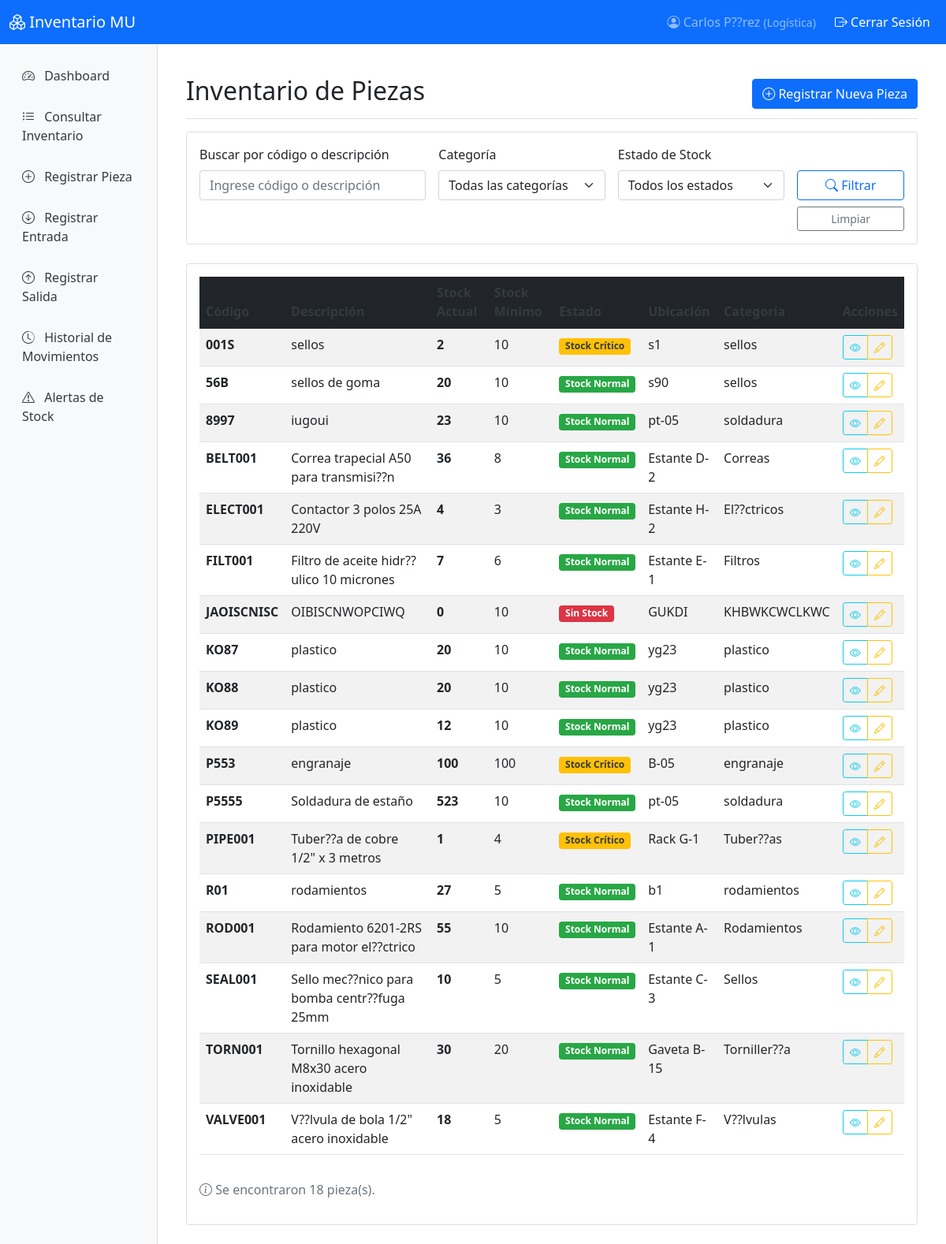
Page /inventario/ (signed in) on the earlier database version.
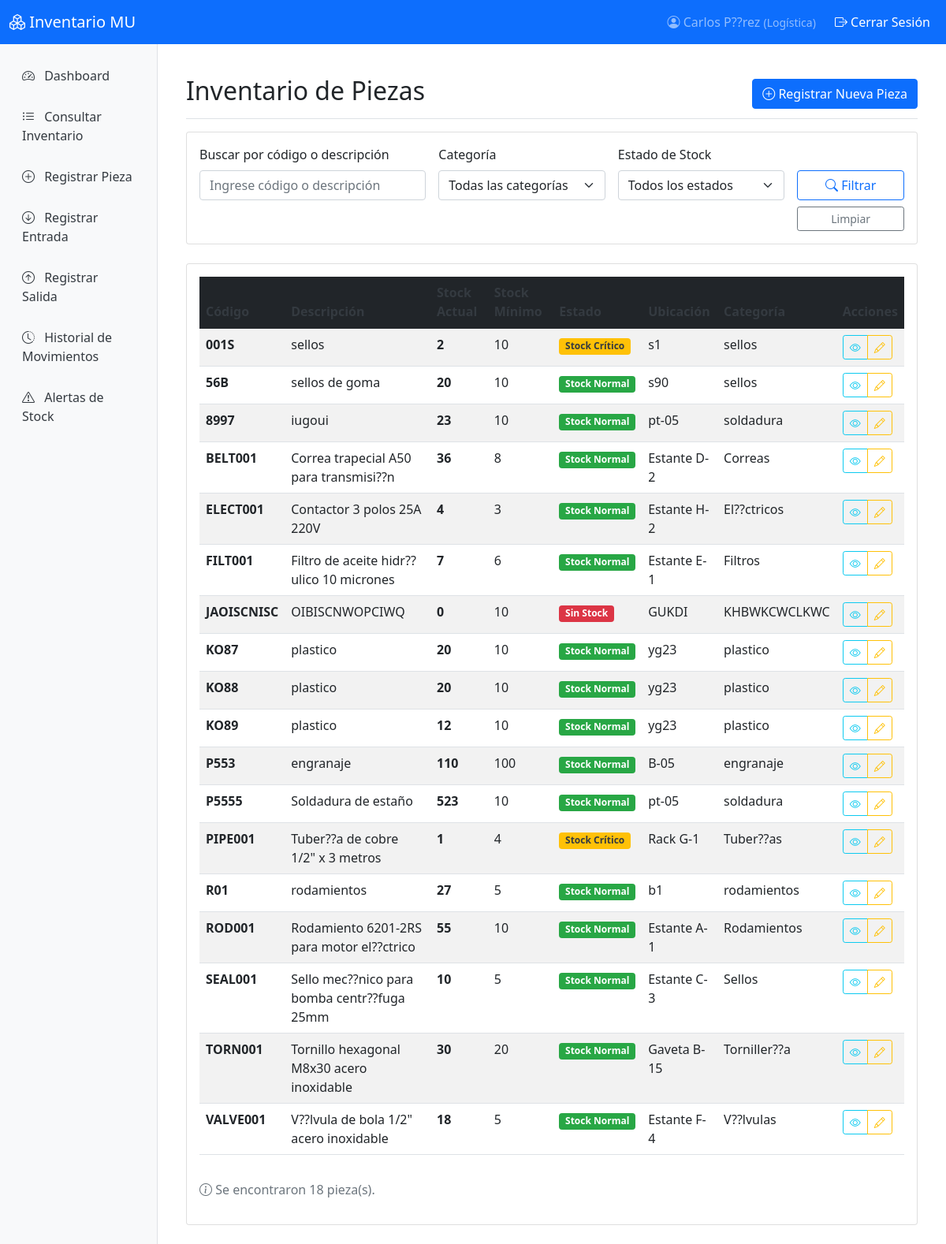
Same page on the later database version.
### inventario/models.py (models this page shows, shortened)
class Pieza(models.Model):
    codigo = models.CharField(
        max_length=50,
        unique=True,
        verbose_name='Código de pieza'
    )
    descripcion = models.TextField(verbose_name='Descripción')
    stock_actual = models.PositiveIntegerField(
        default=0,
        verbose_name='Stock actual'
    )
    stock_minimo = models.PositiveIntegerField(
        default=10,
        verbose_name='Stock mínimo'
    )
    ubicacion = models.CharField(
        max_length=100,
        verbose_name='Ubicación en bodega'
    )
    categoria = models.CharField(
        max_length=50,
        blank=True,
        verbose_name='Categoría'
    )
    fecha_creacion = models.DateTimeField(
        auto_now_add=True,
        verbose_name='Fecha de creación'
    )
    fecha_actualizacion = models.DateTimeField(
        auto_now=True,
        verbose_name='Última actualización'
    )
    ultima_modificacion_por = models.ForeignKey(
        User,
        null=True,
        blank=True,
        on_delete=models.SET_NULL,
        verbose_name='Última modificación por'
    )
    fecha_ultima_modificacion = models.DateTimeField(
        null=True,
        blank=True,
        verbose_name='Fecha de última modificación'
    )
    class Meta:
        verbose_name = 'Pieza'
        verbose_name_plural = 'Piezas'
        ordering = ['codigo']
    @property
    def stock_critico(self):
        return self.stock_actual <= self.stock_minimo

### inventario/views.py (the view)
# urls.py: path('', views.lista_piezas, name='lista_piezas'),
@login_required
def lista_piezas(request):
    piezas = Pieza.objects.all()
    busqueda = request.GET.get('busqueda', '')
    categoria = request.GET.get('categoria', '')
    estado_stock = request.GET.get('estado_stock', '')
    if busqueda:
        piezas = piezas.filter(
            Q(codigo__icontains=busqueda) |
            Q(descripcion__icontains=busqueda)
        )
    if categoria:
        piezas = piezas.filter(categoria__icontains=categoria)
    if estado_stock == 'critico':
        piezas = piezas.filter(stock_actual__lte=F('stock_minimo'))
    elif estado_stock == 'sin_stock':
        piezas = piezas.filter(stock_actual=0)
    elif estado_stock == 'normal':
        piezas = piezas.filter(stock_actual__gt=F('stock_minimo'))
    categorias = Pieza.objects.values_list('categoria', flat=True).distinct()
    piezas = piezas.order_by('codigo')
    context = {
        'piezas': piezas,
        'categorias': categorias,
        'busqueda': busqueda,
        'categoria_filtro': categoria,
        'estado_stock_filtro': estado_stock,
    }
    return render(request, 'inventario/lista.html', context)

### templates/inventario/lista.html (shortened to what the changed rows need)
{% extends 'base.html' %}
{% load crispy_forms_tags %}
{% block content %}
<div class="d-flex justify-content-between flex-wrap flex-md-nowrap align-items-center pt-3 pb-2 mb-3 border-bottom">
    <h1 class="h2">Inventario de Piezas</h1>
</div>
<div class="card">
    <div class="card-body">
        {% if piezas %}
            <div class="table-responsive">
                <table class="table table-striped table-hover">
                    <thead class="table-dark">
                        <tr>
                            <th>Código</th>
                            <th>Descripción</th>
                            <th>Stock Actual</th>
                            <th>Stock Mínimo</th>
                            <th>Estado</th>
                            <th>Ubicación</th>
                            <th>Categoría</th>
                            <th>Acciones</th>
                        </tr>
                    </thead>
                    <tbody>
                        {% for pieza in piezas %}
                            <tr>
                                <td>
                                    <strong>{{ pieza.codigo }}</strong>
                                </td>
                                <td>{{ pieza.descripcion|truncatechars:50 }}</td>
                                <td>
                                    <span class="fw-bold">{{ pieza.stock_actual }}</span>
                                </td>
                                <td>{{ pieza.stock_minimo }}</td>
                                <td>
                                    {% if pieza.stock_actual == 0 %}
                                        <span class="badge badge-sin-stock">Sin Stock</span>
                                    {% elif pieza.stock_critico %}
                                        <span class="badge badge-stock-critico">Stock Crítico</span>
                                    {% else %}
                                        <span class="badge badge-stock-normal">Stock Normal</span>
                                    {% endif %}
                                </td>
                                <td>{{ pieza.ubicacion }}</td>
                                <td>{{ pieza.categoria|default:"-" }}</td>
                                <td>
                                    <div class="btn-group btn-group-sm" role="group">
                                        <a href="{% url 'detalle_pieza' pieza.id %}"
                                           class="btn btn-outline-info" title="Ver detalle">
                                            <i class="bi bi-eye"></i>
                                        </a>
                                        {% if user.perfil in 'administrador,inventario,logistica' %}
                                            <a href="{% url 'editar_pieza' pieza.id %}"
                                               class="btn btn-outline-warning" title="Editar">
                                                <i class="bi bi-pencil"></i>
                                            </a>
                                        {% endif %}
                                    </div>
                                </td>
                            </tr>
                        {% endfor %}
                    </tbody>
                </table>
            </div>
        {% endif %}
    </div>
</div>
{% endblock %}

Differences in the rows shown:
changed Pieza "engranaje": stock_actual "100" → "110"; stock_actual "Stock Crítico" → "Stock Normal"
